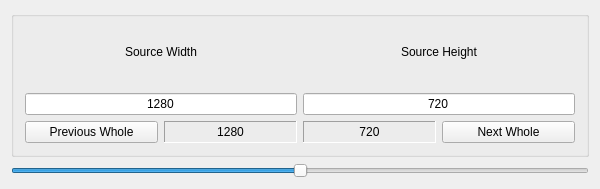
<?xml version="1.0" encoding="UTF-8"?>
<ui version="4.0">
 <class>AspectScaler</class>
 <widget class="QMainWindow" name="AspectScaler">
  <property name="geometry">
   <rect>
    <x>0</x>
    <y>0</y>
    <width>600</width>
    <height>189</height>
   </rect>
  </property>
  <property name="minimumSize">
   <size>
    <width>600</width>
    <height>189</height>
   </size>
  </property>
  <property name="maximumSize">
   <size>
    <width>1920</width>
    <height>200</height>
   </size>
  </property>
  <property name="windowTitle">
   <string>AspectScaler</string>
  </property>
  <widget class="QWidget" name="centralWidget">
   <layout class="QVBoxLayout" name="verticalLayout_2">
    <item>
     <widget class="QGroupBox" name="groupBox">
      <property name="title">
       <string/>
      </property>
      <property name="alignment">
       <set>Qt::AlignCenter</set>
      </property>
      <layout class="QVBoxLayout" name="verticalLayout_3">
       <property name="topMargin">
        <number>0</number>
       </property>
       <item>
        <layout class="QHBoxLayout" name="horizontalLayout_3">
         <property name="topMargin">
          <number>0</number>
         </property>
         <item>
          <widget class="QLabel" name="label_2">
           <property name="text">
            <string>Source Width</string>
           </property>
           <property name="alignment">
            <set>Qt::AlignCenter</set>
           </property>
          </widget>
         </item>
         <item>
          <widget class="QLabel" name="label">
           <property name="layoutDirection">
            <enum>Qt::LeftToRight</enum>
           </property>
           <property name="text">
            <string>Source Height</string>
           </property>
           <property name="alignment">
            <set>Qt::AlignCenter</set>
           </property>
          </widget>
         </item>
        </layout>
       </item>
       <item>
        <layout class="QHBoxLayout" name="horizontalLayout_2">
         <item>
          <widget class="QLineEdit" name="EditWidth">
           <property name="text">
            <string>1280</string>
           </property>
           <property name="alignment">
            <set>Qt::AlignCenter</set>
           </property>
          </widget>
         </item>
         <item>
          <widget class="QLineEdit" name="EditHeight">
           <property name="text">
            <string>720</string>
           </property>
           <property name="alignment">
            <set>Qt::AlignCenter</set>
           </property>
          </widget>
         </item>
        </layout>
       </item>
       <item>
        <layout class="QHBoxLayout" name="horizontalLayout">
         <item>
          <widget class="QPushButton" name="ButtonPrev">
           <property name="text">
            <string>Previous Whole</string>
           </property>
          </widget>
         </item>
         <item>
          <widget class="QLabel" name="CalculatedWidth">
           <property name="frameShape">
            <enum>QFrame::Panel</enum>
           </property>
           <property name="frameShadow">
            <enum>QFrame::Sunken</enum>
           </property>
           <property name="text">
            <string>1280</string>
           </property>
           <property name="alignment">
            <set>Qt::AlignCenter</set>
           </property>
           <property name="textInteractionFlags">
            <set>Qt::TextSelectableByKeyboard|Qt::TextSelectableByMouse</set>
           </property>
          </widget>
         </item>
         <item>
          <widget class="QLabel" name="CalculatedHeight">
           <property name="frameShape">
            <enum>QFrame::Panel</enum>
           </property>
           <property name="frameShadow">
            <enum>QFrame::Sunken</enum>
           </property>
           <property name="text">
            <string>720</string>
           </property>
           <property name="alignment">
            <set>Qt::AlignCenter</set>
           </property>
           <property name="textInteractionFlags">
            <set>Qt::TextSelectableByKeyboard|Qt::TextSelectableByMouse</set>
           </property>
          </widget>
         </item>
         <item>
          <widget class="QPushButton" name="ButtonNext">
           <property name="text">
            <string>Next Whole</string>
           </property>
          </widget>
         </item>
        </layout>
       </item>
      </layout>
     </widget>
    </item>
    <item>
     <widget class="QSlider" name="horizontalSlider">
      <property name="maximum">
       <number>2560</number>
      </property>
      <property name="value">
       <number>1280</number>
      </property>
      <property name="orientation">
       <enum>Qt::Horizontal</enum>
      </property>
     </widget>
    </item>
   </layout>
  </widget>
 </widget>
 <layoutdefault spacing="6" margin="11"/>
 <resources/>
 <connections/>
 <slots>
  <slot>NewWidth(QString)</slot>
 </slots>
</ui>
